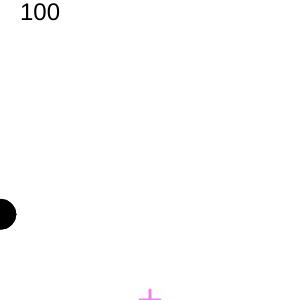
Frame 1 (no input)
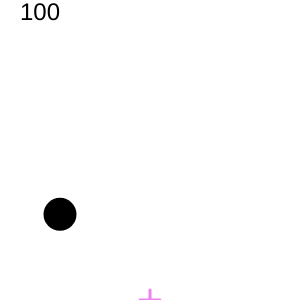
Frame 60 (no input)
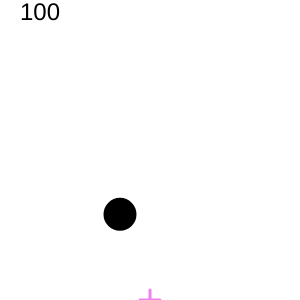
Frame 120 (the mouse pressed at the canvas centre since frame 60)

The p5.js sketch that drew these frames (run headless with seeded random() and noise() and a simulated clock; from frame 60 on, the mouse is pressed at the canvas centre):

// p5.js sketch
// ── sketch.js
let totalSeconds = 0;
let counter = setInterval(timer, 1000);

let myPlayer;
let myAlien;
let myLifebar
let aliens = [];
let timeLastAdded = 0;
let timeLastAdded1 = 0;

let newSpeed = 1
let newDamage = 1

function preload() {

}

function setup() {
  createCanvas(300, 300);

  let newAlien = new Alien(0, random(height), 30, 0, 2);
  aliens.push(newAlien); // add my new alien to the array
  print(aliens);

  myPlayer = new Player(width / 2,
    height - 0,
    20,
    color);

  myLifebar = new
  Lifebar(width, (0, height), 20)
}

function draw() {
  noStroke();
  fill(255)
  rect(0, 0, 300, 300)


  if (totalSeconds > 0) {
    noStroke();
    fill(0);
    textSize(10);
    text(totalSeconds, width - 40, height - (height - 20));
  }

  // add a new alien every 10 seconds
  if (millis() - timeLastAdded > 10000) {
    // add another alien
    let newAlien = new Alien(0, random(height), 30, 0, 2);
    aliens.push(newAlien); // add my new alien to the array
    // print(aliens);
    timeLastAdded = millis()
    newSpeed = newSpeed + 0.25;

  }

  if (millis() - timeLastAdded1 > 20000) {
    
     timeLastAdded1 = millis()
    newDamage = newDamage + 1
    print(newDamage);

  }

  // move the aliens
  for (let i = 0; i < aliens.length; i++) {
    aliens[i].move();

  }

  handleKeyboard();

  // loop over aliens and check if they collided
  for (let g = 0; g < aliens.length; g++) {

    if (myLifebar.damage(aliens[g].x, aliens[g].y, aliens[g].r)) {
      aliens.splice(g, 1);
    }
  

    if (myPlayer.collide(aliens[g].x, aliens[g].y, aliens[g].r) &&
      mouseIsPressed) {
      // delete this circle
      aliens.splice(g, 1);
    } else {
      aliens[g].display();
    }



  }

  myPlayer.display();
  myLifebar.display();

}


function timer() {
  totalSeconds = totalSeconds + 1;

}
class Player {
  constructor(x, y, size, color) {
    this.x = x;
    this.y = y;
    this.size = 10;
    this.life = 100;
    this.color = color;

  }

  move(xinc, yinc) {
    this.x += xinc;
    this.y += yinc;

    if (this.x >= 300) {
      this.x = 300
    }
    if (this.x <= 0) {
      this.x = 0
    }
    if (this.y <= 0) {
      this.y = 0
    }
    if (this.y >= 300) {
      this.y = 300
    }
  }

  collide(otherx, othery, otherr) {
    // true if I collided with the other thing
    let didCollide = (dist(this.x, this.y, otherx, othery) < otherr);

    if (didCollide) {
      this.color = 'red';
    } else {
      this.color = 'violet';
    }

    // tell the main program whether we had a collision
    return didCollide;
  }

  display() {
    // draw shape
    strokeWeight(3);
    stroke(this.color)
    // fill(this.color, 0);
    line(this.x - this.size, this.y, this.x + this.size, this.y);
    line(this.x, this.y - this.size, this.x, this.y + this.size);
    // strokeWeight(1);
  }
}

class Alien {
  constructor(x, y, r, xSpeed, ySpeed) {
    this.x = x;
    this.y = y;
    this.r = r;
    this.xSpeed = xSpeed;
    this.ySpeed = ySpeed;
    this.color = color(0);

  }

  move() {
    // print(this.ySpeed);
    this.x += this.xSpeed + newSpeed;
    if (this.x >= width + 200) {
      this.x = 0
      this.y = random(0, height)
    }

  }

  display() {

    stroke(0)
    fill(this.color);
    circle(this.x, this.y, this.r);
  }

}

class Lifebar {
  constructor(x, y, size) {
    this.x = x;
    this.y = y;
    this.size = 10;

    this.life = 100;
  }

  damage(otherx, othery, otherr) {
    if (this.x == otherx) {
      // if (dist(this.x, this.y, otherx, othery) < (otherr)) {
      fill(255, 0, 0, 100);
      rect(0, 0, width, height);
      this.life -= (1 + newDamage)
    }
    if (this.life <= 0) {
      fill(0);
      rect(0, 0, width, height);
      fill(255);
      textAlign(CENTER);
      textSize(25);
      text('SCORE ' + totalSeconds, 150, 100)
      textAlign(CENTER);
      textSize(32);
      fill('yellow');
      text("GAME OVER", width / 2, height / 2);
      noLoop();
    }
  }
  display() {
    noStroke();
    fill(0);
    textSize(24);
    text(this.life, 20, 20);
  }
}

function handleKeyboard() {
  if (keyIsPressed) {
    if (keyCode === UP_ARROW) {
      myPlayer.move(0, -5);
    } else if (keyCode === DOWN_ARROW) {
      myPlayer.move(0, 5);
    } else if (keyCode == LEFT_ARROW) {
      myPlayer.move(-5, 0);
    } else if (keyCode == RIGHT_ARROW) {
      myPlayer.move(5, 0);
    }
  }
}
